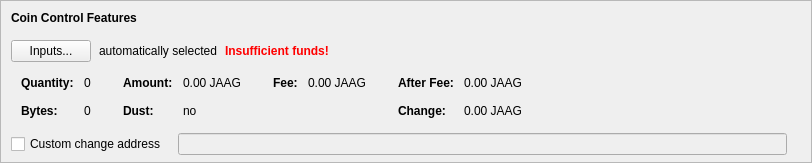
    <widget class="QFrame" name="frameCoinControl">
     <property name="sizePolicy">
      <sizepolicy hsizetype="Expanding" vsizetype="Expanding">
       <horstretch>0</horstretch>
       <verstretch>0</verstretch>
      </sizepolicy>
     </property>
     <property name="maximumSize">
      <size>
       <width>16777215</width>
       <height>16777215</height>
      </size>
     </property>
     <property name="frameShape">
      <enum>QFrame::StyledPanel</enum>
     </property>
     <property name="frameShadow">
      <enum>QFrame::Sunken</enum>
     </property>
     <layout class="QVBoxLayout" name="verticalLayoutCoinControl2">
      <property name="spacing">
       <number>0</number>
      </property>
      <property name="leftMargin">
       <number>0</number>
      </property>
      <property name="topMargin">
       <number>0</number>
      </property>
      <property name="rightMargin">
       <number>0</number>
      </property>
      <property name="bottomMargin">
       <number>6</number>
      </property>
      <item>
       <layout class="QVBoxLayout" name="verticalLayoutCoinControl" stretch="0,0,0,0,1">
        <property name="spacing">
         <number>0</number>
        </property>
        <property name="leftMargin">
         <number>10</number>
        </property>
        <property name="topMargin">
         <number>10</number>
        </property>
        <item>
         <layout class="QHBoxLayout" name="horizontalLayoutCoinControl1">
          <property name="bottomMargin">
           <number>15</number>
          </property>
          <item>
           <widget class="QLabel" name="labelCoinControlFeatures">
            <property name="sizePolicy">
             <sizepolicy hsizetype="Preferred" vsizetype="Maximum">
              <horstretch>0</horstretch>
              <verstretch>0</verstretch>
             </sizepolicy>
            </property>
            <property name="font">
             <font>
              <weight>75</weight>
              <bold>true</bold>
             </font>
            </property>
            <property name="styleSheet">
             <string notr="true">font-weight:bold;</string>
            </property>
            <property name="text">
             <string>Coin Control Features</string>
            </property>
           </widget>
          </item>
         </layout>
        </item>
        <item>
         <layout class="QHBoxLayout" name="horizontalLayoutCoinControl2" stretch="0,0,0,0">
          <property name="spacing">
           <number>8</number>
          </property>
          <property name="bottomMargin">
           <number>10</number>
          </property>
          <item>
           <widget class="QPushButton" name="pushButtonCoinControl">
            <property name="styleSheet">
             <string notr="true"/>
            </property>
            <property name="text">
             <string>Inputs...</string>
            </property>
            <property name="autoDefault">
             <bool>false</bool>
            </property>
           </widget>
          </item>
          <item>
           <widget class="QLabel" name="labelCoinControlAutomaticallySelected">
            <property name="text">
             <string>automatically selected</string>
            </property>
            <property name="margin">
             <number>5</number>
            </property>
           </widget>
          </item>
          <item>
           <widget class="QLabel" name="labelCoinControlInsuffFunds">
            <property name="font">
             <font>
              <weight>75</weight>
              <bold>true</bold>
             </font>
            </property>
            <property name="styleSheet">
             <string notr="true">color:red;font-weight:bold;</string>
            </property>
            <property name="text">
             <string>Insufficient funds!</string>
            </property>
            <property name="margin">
             <number>5</number>
            </property>
           </widget>
          </item>
          <item>
           <spacer name="horizontalSpacerCoinControl">
            <property name="orientation">
             <enum>Qt::Horizontal</enum>
            </property>
            <property name="sizeHint" stdset="0">
             <size>
              <width>40</width>
              <height>1</height>
             </size>
            </property>
           </spacer>
          </item>
         </layout>
        </item>
        <item>
         <widget class="QWidget" name="widgetCoinControl" native="true">
          <property name="sizePolicy">
           <sizepolicy hsizetype="Preferred" vsizetype="Preferred">
            <horstretch>0</horstretch>
            <verstretch>0</verstretch>
           </sizepolicy>
          </property>
          <property name="minimumSize">
           <size>
            <width>0</width>
            <height>0</height>
           </size>
          </property>
          <property name="styleSheet">
           <string notr="true"/>
          </property>
          <layout class="QHBoxLayout" name="horizontalLayoutCoinControl5">
           <property name="leftMargin">
            <number>0</number>
           </property>
           <property name="topMargin">
            <number>0</number>
           </property>
           <property name="rightMargin">
            <number>0</number>
           </property>
           <property name="bottomMargin">
            <number>0</number>
           </property>
           <item>
            <layout class="QHBoxLayout" name="horizontalLayoutCoinControl3" stretch="0,0,0,1">
             <property name="spacing">
              <number>20</number>
             </property>
             <property name="topMargin">
              <number>0</number>
             </property>
             <property name="bottomMargin">
              <number>10</number>
             </property>
             <item>
              <layout class="QFormLayout" name="formLayoutCoinControl1">
               <property name="horizontalSpacing">
                <number>10</number>
               </property>
               <property name="verticalSpacing">
                <number>14</number>
               </property>
               <property name="leftMargin">
                <number>10</number>
               </property>
               <property name="topMargin">
                <number>4</number>
               </property>
               <property name="rightMargin">
                <number>6</number>
               </property>
               <item row="0" column="0">
                <widget class="QLabel" name="labelCoinControlQuantityText">
                 <property name="font">
                  <font>
                   <weight>75</weight>
                   <bold>true</bold>
                  </font>
                 </property>
                 <property name="text">
                  <string>Quantity:</string>
                 </property>
                 <property name="margin">
                  <number>0</number>
                 </property>
                </widget>
               </item>
               <item row="0" column="1">
                <widget class="QLabel" name="labelCoinControlQuantity">
                 <property name="cursor">
                  <cursorShape>IBeamCursor</cursorShape>
                 </property>
                 <property name="contextMenuPolicy">
                  <enum>Qt::ActionsContextMenu</enum>
                 </property>
                 <property name="text">
                  <string notr="true">0</string>
                 </property>
                 <property name="margin">
                  <number>0</number>
                 </property>
                 <property name="textInteractionFlags">
                  <set>Qt::LinksAccessibleByMouse|Qt::TextSelectableByKeyboard|Qt::TextSelectableByMouse</set>
                 </property>
                </widget>
               </item>
               <item row="1" column="0">
                <widget class="QLabel" name="labelCoinControlBytesText">
                 <property name="font">
                  <font>
                   <weight>75</weight>
                   <bold>true</bold>
                  </font>
                 </property>
                 <property name="text">
                  <string>Bytes:</string>
                 </property>
                </widget>
               </item>
               <item row="1" column="1">
                <widget class="QLabel" name="labelCoinControlBytes">
                 <property name="cursor">
                  <cursorShape>IBeamCursor</cursorShape>
                 </property>
                 <property name="contextMenuPolicy">
                  <enum>Qt::ActionsContextMenu</enum>
                 </property>
                 <property name="text">
                  <string notr="true">0</string>
                 </property>
                 <property name="textInteractionFlags">
                  <set>Qt::LinksAccessibleByMouse|Qt::TextSelectableByKeyboard|Qt::TextSelectableByMouse</set>
                 </property>
                </widget>
               </item>
              </layout>
             </item>
             <item>
              <layout class="QFormLayout" name="formLayoutCoinControl2">
               <property name="horizontalSpacing">
                <number>10</number>
               </property>
               <property name="verticalSpacing">
                <number>14</number>
               </property>
               <property name="leftMargin">
                <number>6</number>
               </property>
               <property name="topMargin">
                <number>4</number>
               </property>
               <property name="rightMargin">
                <number>6</number>
               </property>
               <item row="0" column="0">
                <widget class="QLabel" name="labelCoinControlAmountText">
                 <property name="font">
                  <font>
                   <weight>75</weight>
                   <bold>true</bold>
                  </font>
                 </property>
                 <property name="text">
                  <string>Amount:</string>
                 </property>
                 <property name="margin">
                  <number>0</number>
                 </property>
                </widget>
               </item>
               <item row="0" column="1">
                <widget class="QLabel" name="labelCoinControlAmount">
                 <property name="cursor">
                  <cursorShape>IBeamCursor</cursorShape>
                 </property>
                 <property name="contextMenuPolicy">
                  <enum>Qt::ActionsContextMenu</enum>
                 </property>
                 <property name="text">
                  <string notr="true">0.00 JAAG</string>
                 </property>
                 <property name="textInteractionFlags">
                  <set>Qt::LinksAccessibleByMouse|Qt::TextSelectableByKeyboard|Qt::TextSelectableByMouse</set>
                 </property>
                </widget>
               </item>
               <item row="1" column="0">
                <widget class="QLabel" name="labelCoinControlLowOutputText">
                 <property name="font">
                  <font>
                   <weight>75</weight>
                   <bold>true</bold>
                  </font>
                 </property>
                 <property name="text">
                  <string>Dust:</string>
                 </property>
                </widget>
               </item>
               <item row="1" column="1">
                <widget class="QLabel" name="labelCoinControlLowOutput">
                 <property name="cursor">
                  <cursorShape>IBeamCursor</cursorShape>
                 </property>
                 <property name="contextMenuPolicy">
                  <enum>Qt::ActionsContextMenu</enum>
                 </property>
                 <property name="text">
                  <string notr="true">no</string>
                 </property>
                 <property name="textInteractionFlags">
                  <set>Qt::LinksAccessibleByMouse|Qt::TextSelectableByKeyboard|Qt::TextSelectableByMouse</set>
                 </property>
                </widget>
               </item>
              </layout>
             </item>
             <item>
              <layout class="QFormLayout" name="formLayoutCoinControl3">
               <property name="horizontalSpacing">
                <number>10</number>
               </property>
               <property name="verticalSpacing">
                <number>14</number>
               </property>
               <property name="leftMargin">
                <number>6</number>
               </property>
               <property name="topMargin">
                <number>4</number>
               </property>
               <property name="rightMargin">
                <number>6</number>
               </property>
               <item row="0" column="0">
                <widget class="QLabel" name="labelCoinControlFeeText">
                 <property name="font">
                  <font>
                   <weight>75</weight>
                   <bold>true</bold>
                  </font>
                 </property>
                 <property name="text">
                  <string>Fee:</string>
                 </property>
                 <property name="margin">
                  <number>0</number>
                 </property>
                </widget>
               </item>
               <item row="0" column="1">
                <widget class="QLabel" name="labelCoinControlFee">
                 <property name="cursor">
                  <cursorShape>IBeamCursor</cursorShape>
                 </property>
                 <property name="contextMenuPolicy">
                  <enum>Qt::ActionsContextMenu</enum>
                 </property>
                 <property name="text">
                  <string notr="true">0.00 JAAG</string>
                 </property>
                 <property name="textInteractionFlags">
                  <set>Qt::LinksAccessibleByMouse|Qt::TextSelectableByKeyboard|Qt::TextSelectableByMouse</set>
                 </property>
                </widget>
               </item>
              </layout>
             </item>
             <item>
              <layout class="QFormLayout" name="formLayoutCoinControl4">
               <property name="horizontalSpacing">
                <number>10</number>
               </property>
               <property name="verticalSpacing">
                <number>14</number>
               </property>
               <property name="leftMargin">
                <number>6</number>
               </property>
               <property name="topMargin">
                <number>4</number>
               </property>
               <property name="rightMargin">
                <number>6</number>
               </property>
               <item row="0" column="0">
                <widget class="QLabel" name="labelCoinControlAfterFeeText">
                 <property name="font">
                  <font>
                   <weight>75</weight>
                   <bold>true</bold>
                  </font>
                 </property>
                 <property name="text">
                  <string>After Fee:</string>
                 </property>
                 <property name="margin">
                  <number>0</number>
                 </property>
                </widget>
               </item>
               <item row="0" column="1">
                <widget class="QLabel" name="labelCoinControlAfterFee">
                 <property name="cursor">
                  <cursorShape>IBeamCursor</cursorShape>
                 </property>
                 <property name="contextMenuPolicy">
                  <enum>Qt::ActionsContextMenu</enum>
                 </property>
                 <property name="text">
                  <string notr="true">0.00 JAAG</string>
                 </property>
                 <property name="textInteractionFlags">
                  <set>Qt::LinksAccessibleByMouse|Qt::TextSelectableByKeyboard|Qt::TextSelectableByMouse</set>
                 </property>
                </widget>
               </item>
               <item row="1" column="0">
                <widget class="QLabel" name="labelCoinControlChangeText">
                 <property name="font">
                  <font>
                   <weight>75</weight>
                   <bold>true</bold>
                  </font>
                 </property>
                 <property name="text">
                  <string>Change:</string>
                 </property>
                </widget>
               </item>
               <item row="1" column="1">
                <widget class="QLabel" name="labelCoinControlChange">
                 <property name="cursor">
                  <cursorShape>IBeamCursor</cursorShape>
                 </property>
                 <property name="contextMenuPolicy">
                  <enum>Qt::ActionsContextMenu</enum>
                 </property>
                 <property name="text">
                  <string notr="true">0.00 JAAG</string>
                 </property>
                 <property name="textInteractionFlags">
                  <set>Qt::LinksAccessibleByMouse|Qt::TextSelectableByKeyboard|Qt::TextSelectableByMouse</set>
                 </property>
                </widget>
               </item>
              </layout>
             </item>
            </layout>
           </item>
          </layout>
         </widget>
        </item>
        <item>
         <layout class="QHBoxLayout" name="horizontalLayoutCoinControl4" stretch="0,0,0">
          <property name="spacing">
           <number>12</number>
          </property>
          <property name="sizeConstraint">
           <enum>QLayout::SetDefaultConstraint</enum>
          </property>
          <property name="topMargin">
           <number>5</number>
          </property>
          <property name="rightMargin">
           <number>5</number>
          </property>
          <item>
           <widget class="QCheckBox" name="checkBoxCoinControlChange">
            <property name="toolTip">
             <string>If this is activated, but the change address is empty or invalid, change will be sent to a newly generated address.</string>
            </property>
            <property name="text">
             <string>Custom change address</string>
            </property>
           </widget>
          </item>
          <item>
           <widget class="QValidatedLineEdit" name="lineEditCoinControlChange">
            <property name="enabled">
             <bool>false</bool>
            </property>
            <property name="sizePolicy">
             <sizepolicy hsizetype="Expanding" vsizetype="Fixed">
              <horstretch>0</horstretch>
              <verstretch>0</verstretch>
             </sizepolicy>
            </property>
           </widget>
          </item>
          <item>
           <widget class="QLabel" name="labelCoinControlChangeLabel">
            <property name="sizePolicy">
             <sizepolicy hsizetype="Preferred" vsizetype="Expanding">
              <horstretch>0</horstretch>
              <verstretch>0</verstretch>
             </sizepolicy>
            </property>
            <property name="minimumSize">
             <size>
              <width>0</width>
              <height>0</height>
             </size>
            </property>
            <property name="text">
             <string/>
            </property>
            <property name="margin">
             <number>3</number>
            </property>
           </widget>
          </item>
         </layout>
        </item>
        <item>
         <spacer name="verticalSpacerCoinControl">
          <property name="orientation">
           <enum>Qt::Vertical</enum>
          </property>
          <property name="sizeHint" stdset="0">
           <size>
            <width>800</width>
            <height>1</height>
           </size>
          </property>
         </spacer>
        </item>
       </layout>
      </item>
     </layout>
    </widget>
